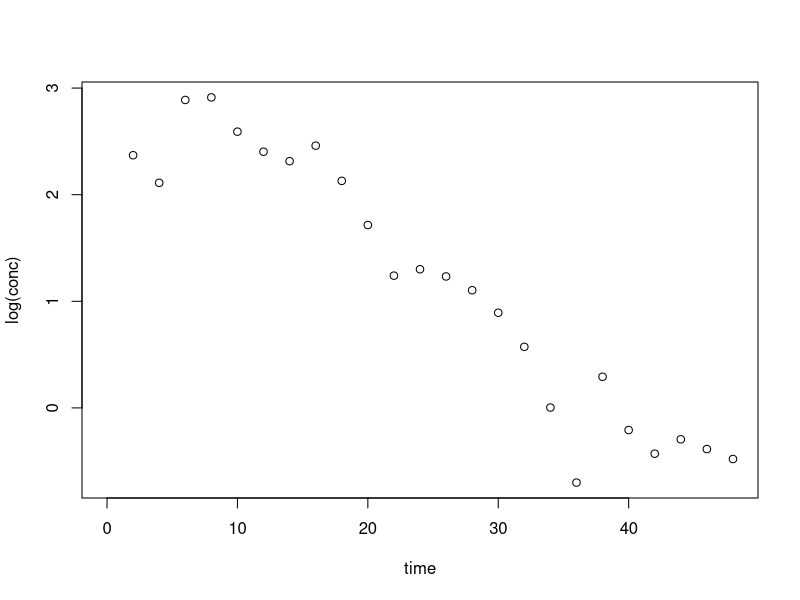
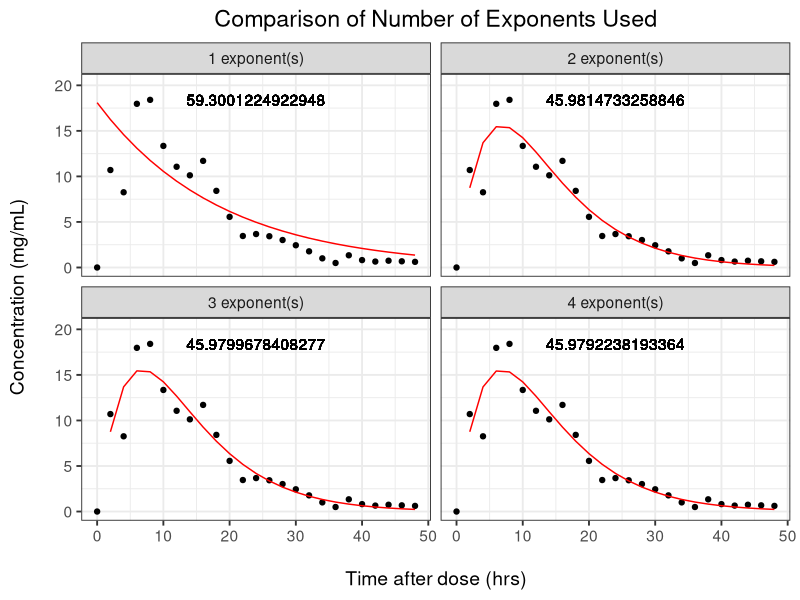
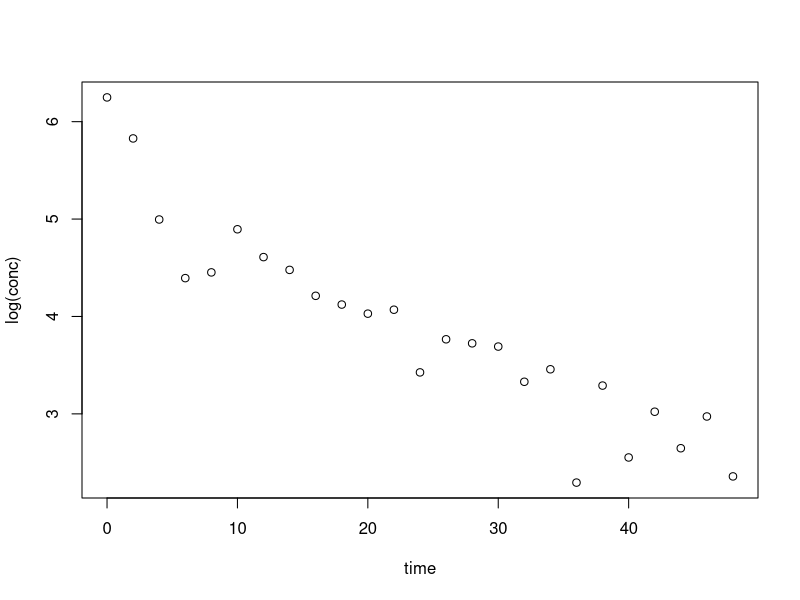
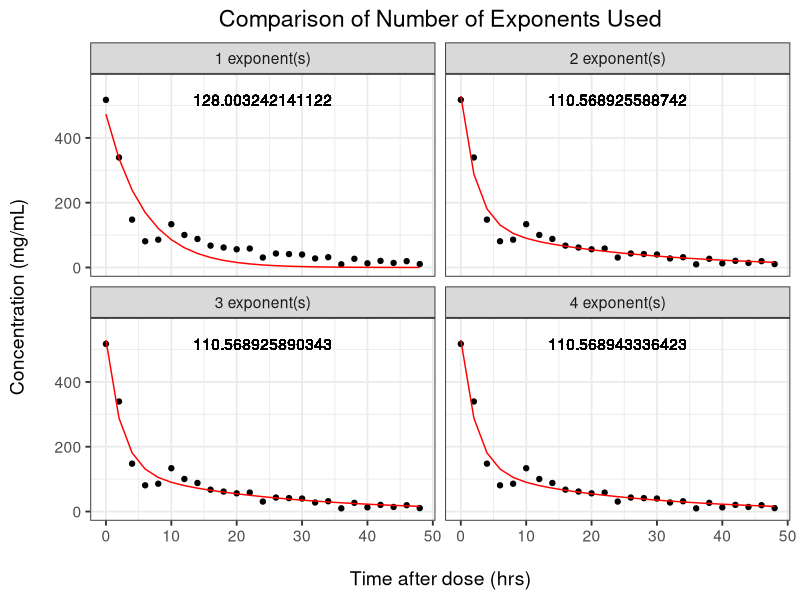
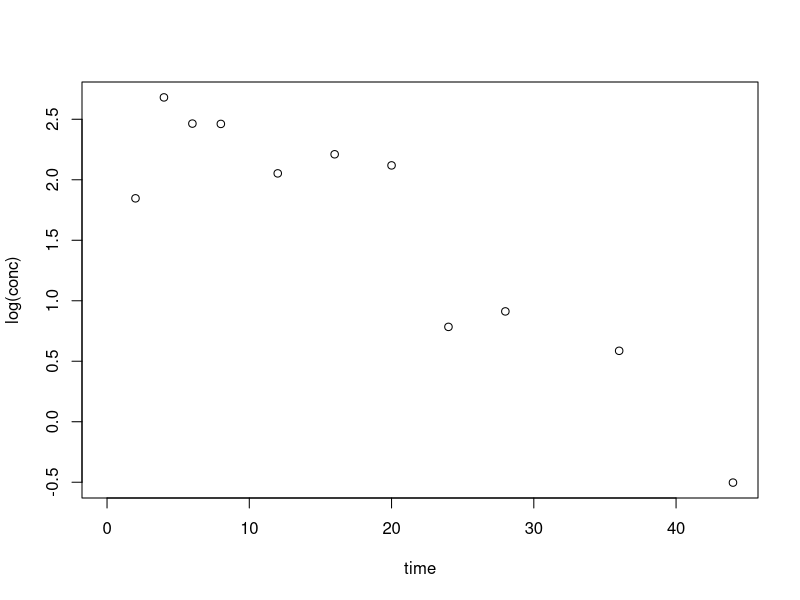
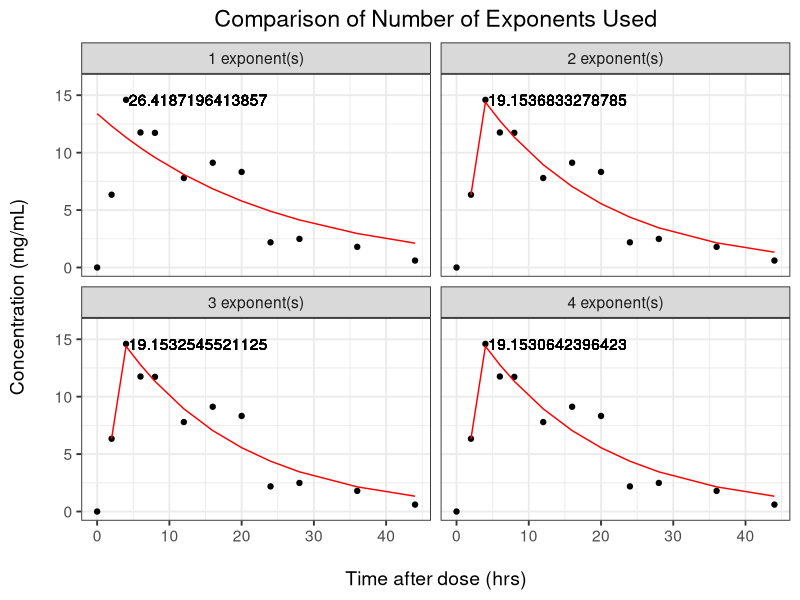
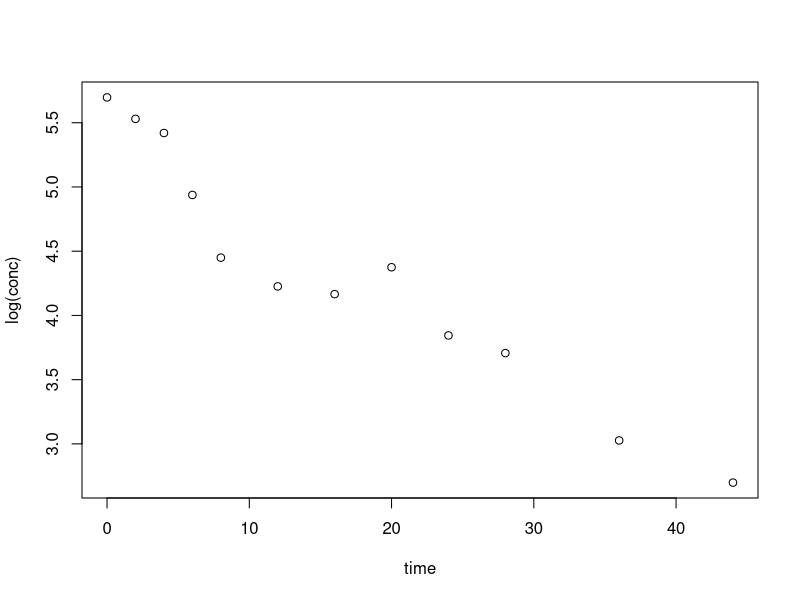
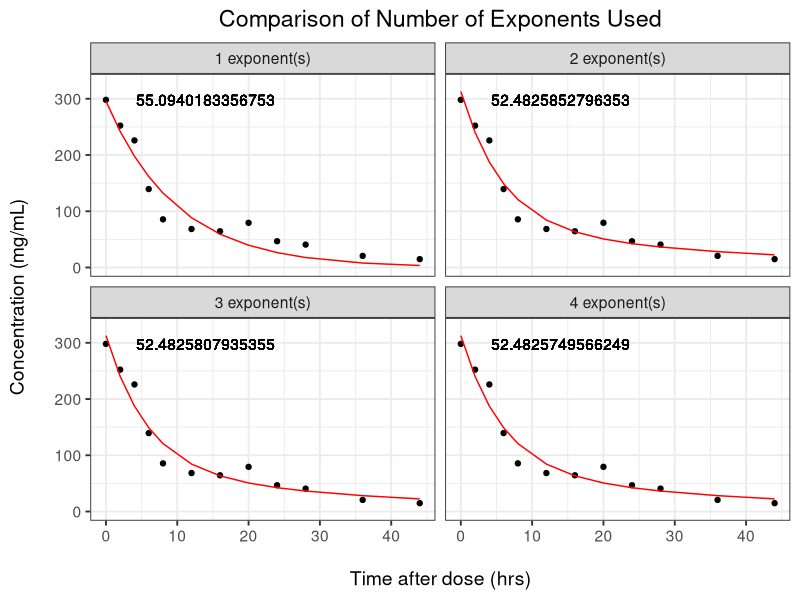

These charts were generated, in order, by the following R code:
# Further work on determining initial parameters
# -----------------------------------------------------------------------------
# Setup workspace
  library(plyr)
  library(ggplot2)
  theme_bw2 <- theme_set(theme_bw(base_size = 14))
  theme_update(plot.title = element_text(hjust = 0.5))

# -----------------------------------------------------------------------------
# Setup OFV functions
# Flexible sum of coefficients function
  pred.sumexp <- function(x, t, subtract.last) {
    n <- length(x)/2
    for (i in 1:n) {
      if (!exists("yhat")) yhat <- exp(x[i]*t + x[n+i])
      else if (i != n | subtract.last == F) yhat <- yhat + exp(x[i]*t + x[n+i])
      else if (subtract.last == T) yhat <- yhat - exp(x[i]*t + x[n+i])
    }
    return(yhat)
  }

# Flexible maximum likelihood estimmation
  mle.sumexp <- function(par, x, y, abs = F) {
    yhat <- pred.sumexp(par, x, abs)
    err <- y - yhat
    sigma <- sd(err)
    loglik <- dnorm(y, yhat, sigma, log = T)
    return(-1*sum(loglik))
  }

  multi.mle.sumexp <- function(data, absorp = F, nexp = 3) {
    x <- data[which(data[, 2] != 0), 1]
    y <- data[which(data[, 2] != 0), 2]
    sub.y <- which(y == max(y)):length(y)
    opt.par <- list(NULL)
    opt.val <- list(NULL)
    opt.gra <- list(NULL)
    opt.con <- list(NULL)
    opt.mes <- list(NULL)
    lm.par <- unname(lm(log(y[sub.y]) ~ x[sub.y])$coefficients)[c(2, 1)]
    for (i in 1:nexp) {
      if (i == 1) {
        init.par <- lm.par
      } else if (i == 2) {
        if (absorp) {
          init.par <- c(lm.par[1]*c(0.8, 1.2), rep(lm.par[2], 2))
        } else {
          init.par <- c(lm.par[1]*c(0.8, 1.2), lm.par[2]*c(0.9, 1.1))
        }
      } else {
        if (absorp) {
          init.par <- c(
            mean(optres$par[1:(i-1)]), optres$par[1:(i-1)],
            mean(optres$par[i:(2*i-2)])/2, optres$par[i:(2*i-2)]
          )
        } else {
          init.par <- c(
            mean(optres$par[1:(i-1)]), optres$par[1:(i-1)],
            mean(optres$par[i:(2*i-2)]), optres$par[i:(2*i-2)]
          )
        }
      }
      optres <- optim(
        init.par,
        mle.sumexp,  # maximum likelihood fitting function
        method = "L-BFGS-B",
        lower = c(rep(-Inf, i), rep(1/10^10, i)),
        upper = c(rep(-1/10^10, i), rep(Inf, i)),
        x = x, y = y, abs = absorp
      )
      opt.par[[i]] <- optres$par
      opt.val[[i]] <- optres$value
      opt.gra[[i]] <- optres$counts
      opt.con[[i]] <- optres$convergence
      opt.mes[[i]] <- ifelse(is.null(optres$message),
        "NULL", optres$message)
    }
    res <- list(par = opt.par, value = opt.val, counts = opt.gra,
      convergence = opt.con, message = opt.mes)
    res
  }

  plot.sumexp <- function(res, data, absorp = F) {
    plotdata <- ldply(res$par, function(x) {
      data.frame(
        nexp = as.factor(length(x)/2),
        time = data$time,
        cobs = data$conc,
        pred = pred.sumexp(x, data$time, absorp),
        objv = res$value[[length(x)/2]]
      )
    })
    levels(plotdata$nexp) <- paste(levels(plotdata$nexp), "exponent(s)")
    ylim <- c(0, 1.1*max(plotdata$cobs))
    xlim <- c(0, max(plotdata$time))

    plotobj <- NULL
    plotobj <- ggplot(data = plotdata)
    plotobj <- plotobj + ggtitle("Comparison of Number of Exponents Used")
    plotobj <- plotobj + geom_point(aes(x = time, y = cobs))
    plotobj <- plotobj + geom_line(aes(x = time, y = pred), colour = "red")
    plotobj <- plotobj + geom_text(aes(x = median(time), y = max(cobs), label = objv))
    plotobj <- plotobj + scale_y_continuous("Concentration (mg/mL)\n", lim = ylim)
    plotobj <- plotobj + scale_x_continuous("\nTime after dose (hrs)", lim = xlim)
    plotobj <- plotobj + facet_wrap(~nexp)
    plotobj
  }
# -----------------------------------------------------------------------------
# Simulate data
# Absorption Curve
  time.samp <- seq(0, 48, by = 2)
  absdata <- data.frame(
    time = time.samp,
    line1 = -0.2*time.samp + 4,
    line2 = -0.1*time.samp + 4
  )
  absdata$sumexp <- exp(absdata$line2) - exp(absdata$line1)
  #with(absdata, plot(time, sumexp))

# 2 Compartment Curve
  twodata <- data.frame(
    time = time.samp,
    line1 = -0.5*time.samp + 6,
    line2 = -0.05*time.samp + 5
  )
  twodata$sumexp <- exp(twodata$line1) + exp(twodata$line2)
  #with(twodata, plot(time, log(sumexp)))
# -----------------------------------------------------------------------------
# Add random error and optimise using rich data
# Absorption
  err <- 1 + rnorm(n = length(time.samp), mean = 0, sd = 0.3)
  data1 <- data.frame(
    time = time.samp,
    conc = absdata$sumexp*err
  )
  with(data1, plot(time, log(conc)))

  all.res <- multi.mle.sumexp(data1, nexp = 4, absorp = T)

  plot.sumexp(all.res, data1, absorp = T)

# Two compartment
  err <- 1 + rnorm(n = length(time.samp), mean = 0, sd = 0.3)
  data2 <- data.frame(
    time = time.samp,
    conc = twodata$sumexp*err
  )
  with(data2, plot(time, log(conc)))

  all.res <- multi.mle.sumexp(data2, nexp = 4)
  #with(all.res, which(unlist(value) == min(unlist(value))))  # best fit
  plot.sumexp(all.res, data2)

# -----------------------------------------------------------------------------
# Add random error and optimise using sparse
  sub.time <- c(1:5, (1:4+3)*2-1, (1:3+3)*4-1)
# Absorption sub-data
  err <- 1 + rnorm(n = length(sub.time), mean = 0, sd = 0.2)
  data3 <- data.frame(
    time = time.samp[sub.time],
    conc = absdata$sumexp[sub.time]*err
  )
  with(data3, plot(time, log(conc)))

  all.res <- multi.mle.sumexp(data3, nexp = 4, absorp = T)

  plot.sumexp(all.res, data3, absorp = T)

# Two compartment sub-data
  err <- 1 + rnorm(n = length(sub.time), mean = 0, sd = 0.2)
  data4 <- data.frame(
    time = time.samp[sub.time],
    conc = twodata$sumexp[sub.time]*err
  )
  with(data4, plot(time, log(conc)))

  all.res <- multi.mle.sumexp(data4, nexp = 4)

  plot.sumexp(all.res, data4)
